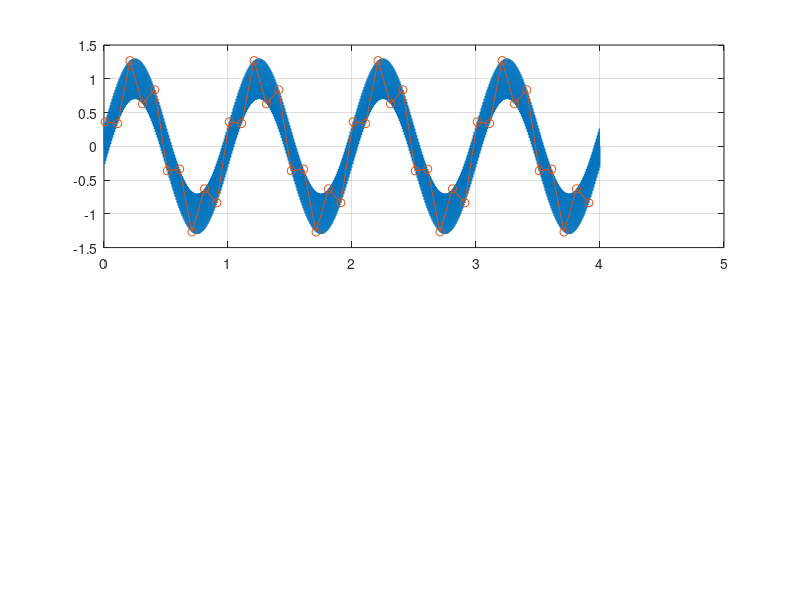

Write the MATLAB code that produced this figure. (Note: this script raises an error after producing the figure.)
%% Aliasing Examples
% J.Currie May 2023
clc
clear
% set(gcf,'position',[490   380   621   468])

% Also see Control/Filter/Tests/mxFilter_tests.m for unit testing.


%% Aliasing: Example, Same Freq
clc
clf

% Generate "continuous" 10Hz sine wave
Fs = 1e3; % Assume 1kHz fast enough
Fsine = 10;
tFinal = 2;
t = 0:(1/Fs):tFinal;
u = sin(Fsine*2*pi*t); % remember w [rad/s] = 2*pi*f [Hz]

% Sample at same frequency of sine frequency
Fn = Fsine * 1;
tn = (0:(1/Fn):tFinal);
un = interp1(t,u,tn);

subplot(211)
plot(t,u,tn,un,'o-')
grid on; 
legend('Input Sine','Sampled Input')
title(sprintf('Sampled at %.2fx Max Freq of Interest',Fn/Fsine));

subplot(212)
plot(tn,un,'o-')
grid on; xlabel('Time [s]')
legend('Samples')

%% Aliasing: Example, Same Freq, Phase Offset
clf

% Sample at same frequency of sine frequency, but add phase offset
Fn = Fsine * 1;
tn = (0:(1/Fn):tFinal) + 0.01;
un = interp1(t,u,tn);

subplot(211)
plot(t,u,tn,un,'o-')
grid on; 
legend('Input Sine','Sampled Input')
title(sprintf('Sampled at %.2fx Max Freq of Interest, with Phase Offset',Fn/Fsine));

subplot(212)
plot(tn,un,'o-')
grid on; xlabel('Time [s]')
legend('Samples')

%% Aliasing: Example, Slightly Higher Freq
clf

% Sample just higher than sine frequency
Fn = Fsine * 1.05;
tn = (0:(1/Fn):tFinal);
un = interp1(t,u,tn);

subplot(211)
plot(t,u,tn,un,'o-')
grid on; 
legend('Input Sine','Sampled Input')
title(sprintf('Sampled at %.2fx Max Freq of Interest',Fn/Fsine));

subplot(212)
plot(tn,un,'o-')
grid on; xlabel('Time [s]')
legend('Samples')

%% Aliasing: Example, Slightly Lower Freq
clf

% Sample just lower than sine frequency
Fn = Fsine * 0.95;
tn = (0:(1/Fn):tFinal);
un = interp1(t,u,tn);

subplot(211)
plot(t,u,tn,un,'o-')
grid on; 
legend('Input Sine','Sampled Input')
title(sprintf('Sampled at %.2fx Max Freq of Interest',Fn/Fsine));

subplot(212)
plot(tn,un,'o-')
grid on; xlabel('Time [s]')
legend('Samples')

%% Aliasing: Example, At Nyquist
clf

% Sample at Nyquist Frequency
Fn = Fsine * 2;
tn = (0:(1/Fn):tFinal);
un = interp1(t,u,tn);

subplot(211)
plot(t,u,tn,un,'o-')
grid on; 
legend('Input Sine','Sampled Input')
title(sprintf('Sampled at %.2fx Max Freq of Interest',Fn/Fsine));

subplot(212)
plot(tn,un,'o-')
grid on; xlabel('Time [s]')
legend('Samples')

%% Aliasing: Example, At 2*Nyquist
clf

% Sample at 2x Nyquist Frequency
Fn = Fsine * 4;
tn = (0:(1/Fn):tFinal);
un = interp1(t,u,tn);

subplot(211)
plot(t,u,tn,un,'o-')
grid on; 
legend('Input Sine','Sampled Input')
title(sprintf('Sampled at %.2fx Max Freq of Interest',Fn/Fsine));

subplot(212)
plot(tn,un,'o-')
grid on; xlabel('Time [s]')
legend('Samples')

%% Aliasing: Anti-Aliasing no AA
clc
clf

% Generate "continuous" sine wave with 1Hz and 125Hz components
Fs = 1e3; % Assume 1kHz fast enough
Fsine1 = 1;
Fsine2 = 125;
tFinal = 4;
t = 0:(1/Fs):tFinal;
u = sin(Fsine1*2*pi*t) + 0.3*sin(Fsine2*2*pi*t);

% Sample at 10x max freq of interest (in this case, 10x1Hz)
Fn = Fsine1 * 10;
tn = (0:(1/Fn):tFinal) + 1e-2; % + Phase offset 
un = interp1(t,u,tn);

subplot(211)
plot(t,u,tn,un,'o-')
grid on; 
legend('Input Sine','Sampled Input','location','sw')
title(sprintf('Sampled at %.2fx Max Freq of Interest',Fn/Fsine1));

subplot(212)
plot(tn,un,'o-')
grid on; xlabel('Time [s]')
legend('Samples')

%% Anti-Aliasing Analog LPF
clc
clf

% Anti-Aliasing Analog (continuous) LPF
N = 2; % order
Fc = 2; % 3dB corner frequency [Hz]
[b,a] = butter(N,2*pi*Fc,'s'); % Note analog filter
Gs = tf(b,a);
uAA = lsim(Gs,u,t); % Note filter before sample

% Sample at 10x max freq of interest (in this case, 10x1Hz)
Fn = Fsine1 * 10;
tn = (0:(1/Fn):tFinal);
un = interp1(t,uAA,tn);

subplot(211)
plot(t,u,t,uAA,tn,un,'o-')
grid on; 
legend('Input Signal','Analog LPF Anti-Aliased','Anti-Aliased Samples','location','sw')
title(sprintf('Sampled at %.2fx Max Freq of Interest with Analog AA LPF',Fn/Fsine1));

subplot(212)
plot(tn,un,'o-')
grid on; xlabel('Time [s]')
legend('Anti-Aliased Samples','location','sw')

%% Aliasing: Anti-Aliasing Digital LPF (only)
clc
clf

% Sample input > Nyquist Freq (>2x freq of interest)
Fn = Fsine1 * 2.5;
tn = (0:(1/Fn):tFinal);
un = interp1(t,u,tn);

% Anti-Aliasing Digital LPF at sample rate
N = 2; % order
Fc = 1.2; % 3dB corner frequency [Hz]
h  = fdesign.lowpass('N,F3dB', N, Fc, Fn); 
Hd = design(h, 'butter');

% Filter samples
ufilt = filter(Hd,un); % Note filter after sample

subplot(211)
plot(t,u,tn,un,'o-',tn,ufilt,'o-')
grid on; 
legend('Input Signal','Sampled Input','Digital LPF Anti-Aliased Samples','location','sw')
title(sprintf('Sampled at %.2fx Max Freq of Interest with Digital AA LPF',Fn/Fsine1));

subplot(212)
plot(tn,ufilt,'o-')
grid on; xlabel('Time [s]')
legend('Anti-Aliased Samples','location','sw')


%% Aliasing: Anti-Aliasing Digital LPF and Oversampling
clc
clf

% Oversampled samples with 4x Oversampling (4x Nyquist Freq)
FNyquist = Fsine1 * 2;
FOversample = FNyquist * 4;
tn = (0:(1/FOversample):tFinal) + 1e-2;
un = interp1(t,u,tn);

% Anti-Aliasing Digital LPF 
N = 2; % order
Fc = 2; % 3dB corner frequency [Hz]
h  = fdesign.lowpass('N,F3dB', N, Fc, FOversample); 
Hd = design(h, 'butter');

% Filter samples
ufilt = filter(Hd,un); % Note filter after sample

subplot(211)
plot(t,u,tn,un,'o-',tn,ufilt,'o-')
grid on; 
legend('Input Signal','Sampled Input','Anti-Aliased Samples','location','sw')
title(sprintf('Over Sampled at %.2fx Max Freq of Interest with Digital AA LPF',Fn/Fsine1));

subplot(212)
plot(tn,un,'o-',tn,ufilt,'o-')
grid on; xlabel('Time [s]')
legend('Oversampled Samples','Anti-Aliased Samples','location','sw')


%% Aliasing: Anti-Aliasing Combined Analog and Digital LPF and Oversampling
clc
clf

% Anti-Aliasing Analog (continuous) LPF via 1st Order Resistor-Capacitor
% https://www.allaboutcircuits.com/technical-articles/understanding-transfer-functions-for-low-pass-filters/
% Note: Fc [rad/s] = 1/RC
Fc = 10; % 3dB corner frequency [Hz]
R = 10e3; % Example, [ohms]
C = 1/(2*pi*Fc*R); % Capacitance [F]
Gs = tf(1,[R*C 1]);
uAA = lsim(Gs,u,t); % Note analog filter before sample

% Oversampled samples of analog filter output with 8x Oversampling (8x Nyquist Freq)
FNyquist = Fsine1 * 2;
FOversample = FNyquist * 8;
tn = (0:(1/FOversample):tFinal);
un = interp1(t,uAA,tn);

% Anti-Aliasing Digital LPF 
N = 4; % order
Fc = 2; % 3dB corner frequency [Hz]
h  = fdesign.lowpass('N,F3dB', N, Fc, FOversample); 
Hd = design(h, 'butter');

% Filter samples
ufilt = filter(Hd,un); % Note filter after sample

subplot(211)
plot(t,u,t,uAA,tn,un,'o-')
grid on; 
legend('Input Signal','Analog LPF Anti-Aliased','Over Sampled Input','location','sw')
title(sprintf('Over Sampled at %.2fx Max Freq of Interest with Analog+Digital AA LPFs',FOversample/Fsine1));

subplot(212)
plot(tn,un,'o-',tn,ufilt,'o-')
grid on; xlabel('Time [s]')
legend('Oversampled Samples','Combined Anti-Aliased Samples','location','sw')

%% PSD to confirm lumpiness
clc
clf

% PSD of each signal
[Pu,Fu] = periodogram(u,[],[],Fs,'power');
[PAA,~] = periodogram(uAA,[],[],Fs,'power');
[Pun,Fun] = periodogram(un,[],[],FOversample,'power');
[Pfilt,~] = periodogram(ufilt,[],[],FOversample,'power');

subplot(211)
plot(Fu,10*log10(Pu))
hold on
plot(Fu,10*log10(PAA))
hold off
grid on;
title('PSD Estimate')
ylabel('Power [dB]');
xlim([0 200]); ylim([-120 0])
legend('Input Signal','After Analog Filter')

subplot(212)
plot(Fun,10*log10(Pun))
hold on
plot(Fun,10*log10(Pfilt))
hold off;
grid on;
xlabel('Frequency [Hz]');
ylabel('Power [dB]');
xlim([0 8]); ylim([-60 0])
legend('Oversampled Samples','After Digital Filter')
